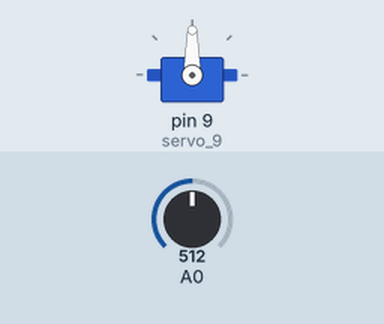
A sketch run on a simulated Arduino Uno, built with avr-gcc and run on an emulated ATmega328P. Shown: servo. The inputs (shaded band) are chosen by the test bench; at power-on: A0 = 512.

Above: at 1.2 s.
1.3 s: A0 set to 716
At 2.1 s:
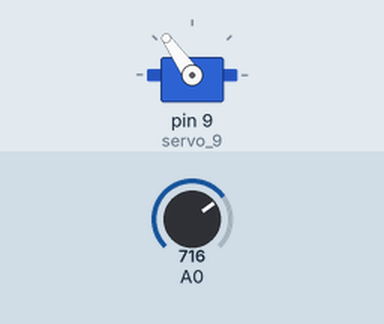
2.8 s: A0 set to 900
At 3.2 s:
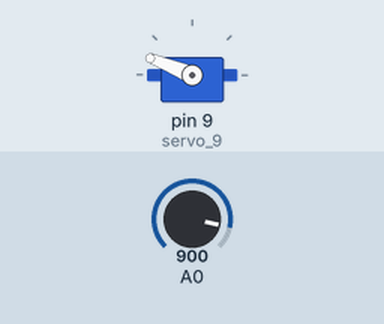
4.3 s: A0 set to 1023
At 4.7 s:
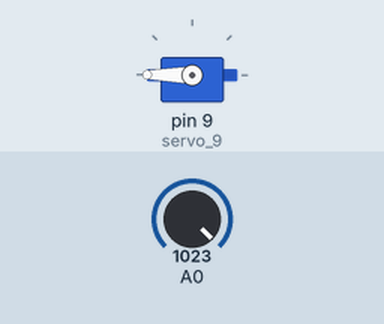
5.8 s: A0 set to 306
At 7.0 s:
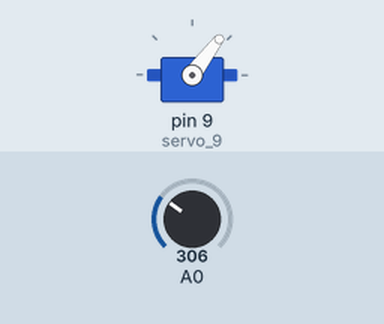
7.3 s: A0 set to 122
At 8.1 s:
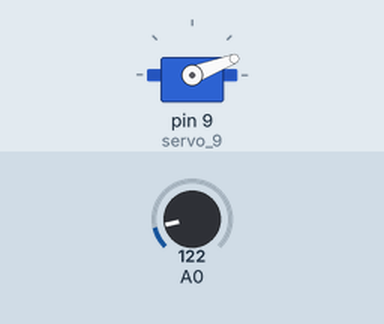
Timing chart, 0 to 9.8 s (numbered marks = the images above; inputs shaded):
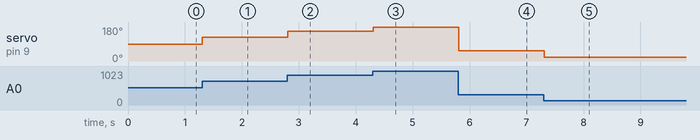

Measured:
- after the input at 1.3 s, servo on pin 9 (servo_9): 90° → 125° at once
- after the input at 2.8 s, servo on pin 9 (servo_9): 125° → 158° at once
- after the input at 4.3 s, servo on pin 9 (servo_9): 158° → 180° at once
- after the input at 5.8 s, servo on pin 9 (servo_9): 180° → 53° at once
- after the input at 7.3 s, servo on pin 9 (servo_9): 53° → 21° at once

The sketch:

servo_motor_with_potentiometer1.ino
```cpp
//servo motor with potentiometer simulation code
#include <Servo.h>

int angle = 0;

int i = 0;

int output = 0;

Servo servo_9;

void setup()
{
  pinMode(A0, INPUT);
  servo_9.attach(9, 500, 2500);
}

void loop()
{
  angle = analogRead(A0);
  output = map(angle, 0, 1023, 0, 180);
  servo_9.write(output);

  analogRead(A0);
  delay(10); // Delay a little bit to improve simulation performance
}
```
